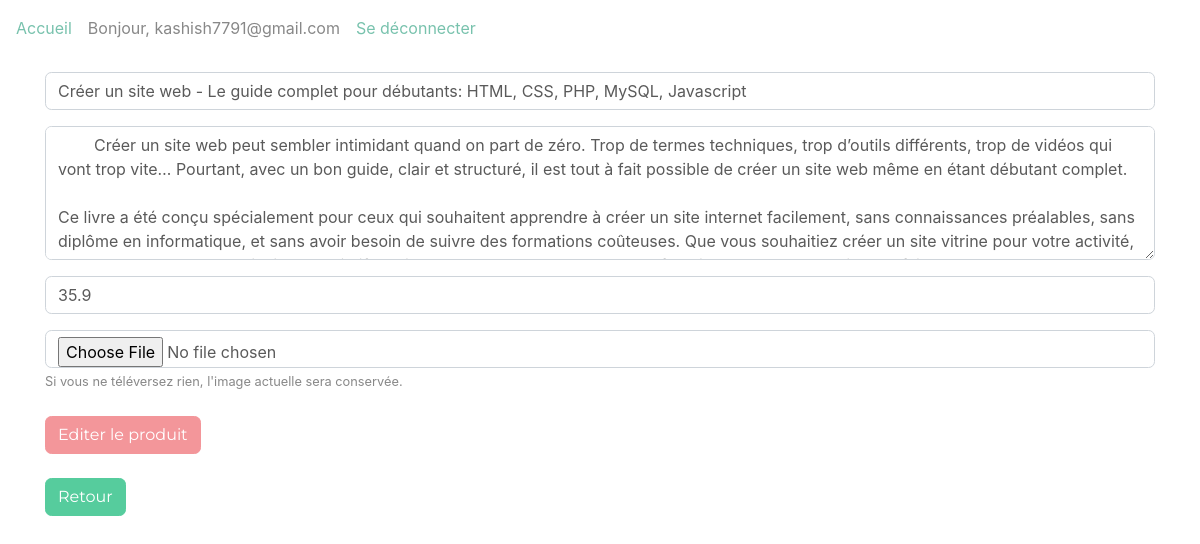
/index.php?url=editer_produit&id_produit=20 (signed in), run on an earlier commit of the app's database.
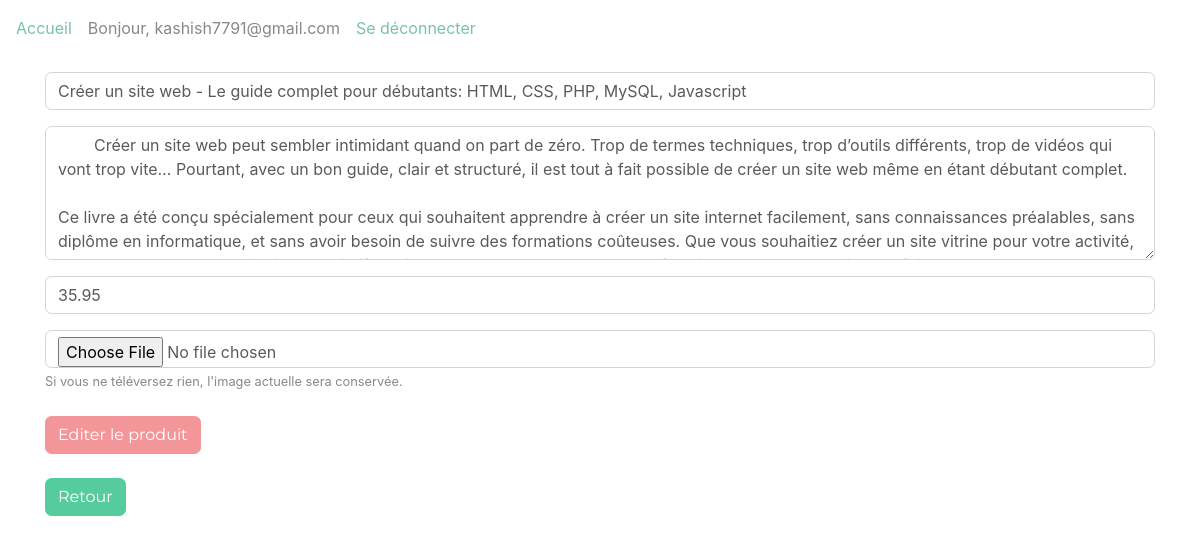
And on a later commit of the database.
### tables this page shows
CREATE TABLE IF NOT EXISTS `produits` (
  `id_produit` int NOT NULL AUTO_INCREMENT,
  `nom_produit` varchar(255) NOT NULL,
  `description_produit` text NOT NULL,
  `prix_produit` float NOT NULL,
  `produit_image` varchar(255) NOT NULL,
  PRIMARY KEY (`id_produit`)
);

### models/Model.php (called while the page is built, shortened)
<?php
require_once __DIR__ . '/Database.php';
class Model {
    public function __construct()
    {
        $database = new Database();
        $this->db = $database->getPDOconnection();
    }
}

### models/Database.php (called while the page is built, shortened)
<?php
class Database
{
private string $db_host="localhost";
private string $db_name="base_test";
private string $db_user="root";
private string $db_password="";
public function getPDOconnection(){
    try{
        $this->connexion = new PDO("mysql:host=" . $this->db_host . ";dbname=" . $this->db_name . ";charset=utf8mb4", $this->db_user, $this->db_password);
        $this->connexion->setAttribute(PDO::ATTR_ERRMODE, PDO::ERRMODE_EXCEPTION);
        $this->connexion->setAttribute(PDO::ATTR_DEFAULT_FETCH_MODE, PDO::FETCH_ASSOC);
        return $this->connexion;
    } catch (\PDOException $e) {
        error_log('[Database] ' . $e->getMessage());
        throw new \RuntimeException('Impossible de se connecter à la base de données. Veuillez réessayer plus tard.');
    }
}
}
?>

### controllers/produits/ProduitsController.php (called while the page is built, shortened)
<?php
require_once __DIR__ . "/../../models/produits/ProduitsModel.php";
class ProduitsController {
public function AfficherLesDetailsDuProduit(){
        $produits_model = new \models\produits\ProduitsModel();
        $id = isset($_GET['id_produit']) ? (int) $_GET['id_produit'] : 0;
        $un_produit = $produits_model->getProductById($id);
        return $un_produit;
}
}
?>

### models/produits/ProduitsModel.php (called while the page is built, shortened)
<?php
require_once __DIR__ . "/../Model.php";
class ProduitsModel extends Model
{
    public function getProductById(int $id): ?array
    {
        $stmt = $this->db->prepare('SELECT * FROM produits WHERE id_produit = ?');
        $stmt->execute([$id]);
        $result = $stmt->fetch();
        return $result ?: null;
    }
}

### views/produits/editer_produit.php (the view, shortened to what this page needs)
<div class="container">
    <form method="POST" enctype="multipart/form-data">
<div class="mt-3">
    <input type="text" name="product_name" value="<?= htmlspecialchars((string)($produit['nom_produit'] ?? '')) ?>" class="form-control">
</div>
<div class="mt-3">
    <textarea name="product_description" rows="5" class="form-control">
        <?= htmlspecialchars((string)($produit['description_produit'] ?? '')) ?>
    </textarea>
</div>
<div class="mt-3">
    <input type="number" step="0.01" name="product_price" value="<?= htmlspecialchars((string)($produit['prix_produit'] ?? '')) ?>" class="form-control">
</div>
<div class="mt-3">
        <input type="file" name="product_image" accept="image/*" class="form-control">
        <small>Si vous ne téléversez rien, l'image actuelle sera conservée.</small>
    </div>
<br>
<button type="submit"
class="btn btn-secondary"
name="btn-edit-product"
onclick="return confirm('Voulez-vous vraiment modifier ce produit ?')">
    Editer le produit
</button>
<br><br>
<a href="?url=afficher-produit" class="btn btn-success">Retour</a>
    </form>
</div>

What changed in the data, as far as the page shows it:
changed produits: product_price "35.9" → "35.95"
